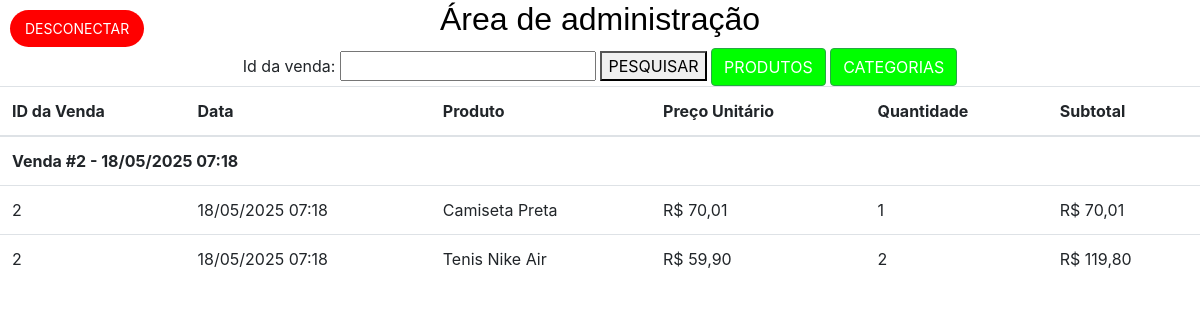
The app's page /admin.php?vendas_id=2 (signed in) with its own data.
### tables this page shows
CREATE TABLE `vendas_itens` (
  `id` int(11) NOT NULL,
  `venda_id` int(11) NOT NULL,
  `produto_id` int(11) NOT NULL,
  `quantidade` int(11) NOT NULL
);

CREATE TABLE `vendas` (
  `id` int(11) NOT NULL,
  `data_venda` datetime DEFAULT current_timestamp()
);

CREATE TABLE `produtos` (
  `id` int(11) NOT NULL,
  `nome` varchar(255) NOT NULL,
  `preco` decimal(10,2) NOT NULL,
  `imagem` blob DEFAULT NULL,
  `categoria_id` int(11) NOT NULL
);

### admin.php (the view, shortened to what this page needs)
<!DOCTYPE html>
<html lang="en">
<head>
    <link rel="stylesheet" href="https://cdn.jsdelivr.net/npm/bootstrap@4.6.2/dist/css/bootstrap.min.css"
>
</head>
<body>
    <h1 style="font-size: 32px; color:rgb(0, 0, 0); margin-bottom: 10px; text-align: center; font-family: Arial, sans-serif;">
        Área de administração
    </h1>
    <form action="admin.php" method="get" style="text-align: center;">
        <label for="aluno"> Id da venda:</label>
        <input type="text" name="vendas_id">
        <button type="submit" value="ENVIAR"> PESQUISAR </button>
        <a href="produtos.php" style="background-color: #00FF00" class="btn btn-success"> PRODUTOS </a>
        <a href="categorias.php" style="background-color: #00FF00" class="btn btn-success"> CATEGORIAS </a>
    </form>
    <form method="post" style="position: absolute; top: 10px; left: 10px;">
        <button type="submit" name="reset_session" style="background-color: red; color: white; border: none; padding: 8px 15px; font-size: 14px; cursor: pointer; border-radius: 20px;">
            DESCONECTAR
        </button>
    </form>
</body>
<body>
    <tbody>
        <?php
    include("banco.php");
    $vendas_id = "";
    if (isset($_GET['vendas_id'])) {
        $vendas_id = $_GET['vendas_id'];
}
    $sql = "
        SELECT vendas.id AS venda_id,
           vendas.data_venda,
           produtos.nome AS nome_produto,
           produtos.preco,
           vendas_itens.quantidade
        FROM vendas
        INNER JOIN vendas_itens ON vendas.id = vendas_itens.venda_id
        INNER JOIN produtos ON vendas_itens.produto_id = produtos.id
        WHERE vendas.id LIKE '%$vendas_id%'
        ORDER BY vendas.id, vendas.data_venda";
    $retorno = $con->query($sql);
    if ($retorno->num_rows > 0) {
        echo "
        <table class='table table-hover'>
            <thead>
                <tr>
                    <th>ID da Venda</th>
                    <th>Data</th>
                    <th>Produto</th>
                    <th>Preço Unitário</th>
                    <th>Quantidade</th>
                    <th>Subtotal</th>
                </tr>
            </thead>
            <tbody>
        ";
    $ultima_venda = "";
    foreach ($retorno as $linha) {
        $venda_id = $linha['venda_id'];
        $subtotal = $linha['preco'] * $linha['quantidade'];
        if ($venda_id !== $ultima_venda) {
            echo "<tr><td colspan='6'><strong>Venda #$venda_id - " . date('d/m/Y H:i', strtotime($linha['data_venda'])) . "</strong></td></tr>";
            $ultima_venda = $venda_id;
        }
        echo "
            <tr>
                <td>" . $linha['venda_id'] . "</td>
                <td>" . date('d/m/Y H:i', strtotime($linha['data_venda'])) . "</td>
                <td>" . $linha['nome_produto'] . "</td>
                <td>R$ " . number_format($linha['preco'], 2, ',', '.') . "</td>
                <td>" . $linha['quantidade'] . "</td>
                <td>R$ " . number_format($subtotal, 2, ',', '.') . "</td>
            </tr>
        ";
    }
    echo "</tbody></table>";
} else {
    echo "<p style='text-align:center;'>Nenhuma venda encontrada.</p>";
}
?>
    </tbody>
</body>
</html>

### records on screen
vendas_itens: venda "2", venda.data_venda "18/05/2025 07:18", produto.nome "Camiseta Preta", produto.preco "70,01", quantidade "1", subtotal "70,01"
vendas_itens: venda "2", venda.data_venda "18/05/2025 07:18", produto.nome "Tenis Nike Air", produto.preco "59,90", quantidade "2", subtotal "119,80"
